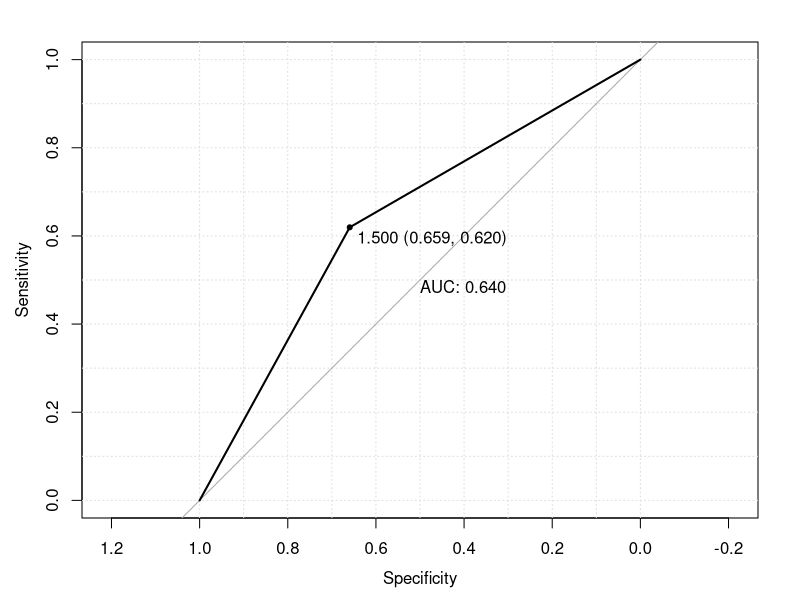
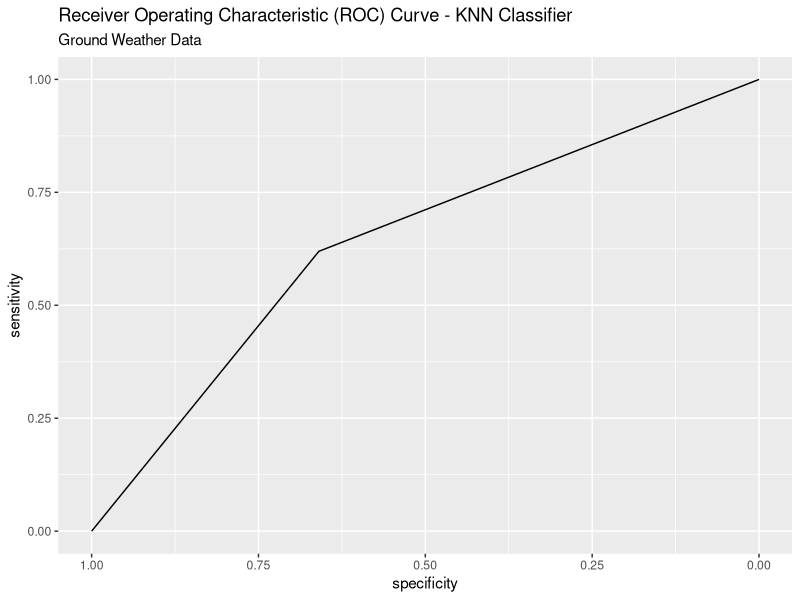

Write R code to recreate these figures, in order.
# Load required library
library(dplyr)
library(tidyr)
library(readr)
library(class)

#-------------------------------------------------------------------------------

# NOTE: Set to your working directory
setwd(dirname(rstudioapi::getSourceEditorContext()$path))
print(paste("Current Working Directory: ", getwd()), sep = "\n")

# Load the dataset
df <- read_csv("ground_weather_preprocessed.csv")

# Split the dataset into predictors (X) and the target variable (y)
target_variable_column <- "image"
X <- select(df, -target_variable_column)
y <- df[[target_variable_column]]

# Perform any additional data preprocessing steps as needed
# For example, scaling/standardizing variables, creating dummy variables, etc.

# Split the dataset into training and testing sets
set.seed(123)  # Set a random seed for reproducibility
train_threshold <- 0.7 # 70% for training
train_indices <- sample(nrow(df), nrow(df) * train_threshold)  
train_data <- df[train_indices, ]
test_data <- df[-train_indices, ]

# Train the KNN classifier model
k <- 3  # Number of nearest neighbors to consider
model <- knn(train_data[, -which(names(train_data) == target_variable_column)],
             test_data[, -which(names(test_data) == target_variable_column)],
             train_data[[target_variable_column]],
             k)

# Evaluate the model
accuracy <- sum(model == test_data[[target_variable_column]]) / nrow(test_data)
print(paste("Accuracy:", accuracy))

#-------------------------------------------------------------------------------
# Load required library
library(pROC)
library(ggplot2)

#-------------------------------------------------------------------------------
# Calculate the confusion matrix
confusion_matrix <- table(model, test_data[[target_variable_column]])
print("Confusion Matrix:")
print(confusion_matrix)

# Calculate True Positive, True Negative, False Positive, and False Negative
tp <- confusion_matrix[2, 2]
tn <- confusion_matrix[1, 1]
fp <- confusion_matrix[1, 2]
fn <- confusion_matrix[2, 1]

# Calculate Sensitivity, Specificity, Precision, and Accuracy
sensitivity <- tp / (tp + fn)
specificity <- tn / (tn + fp)
precision <- tp / (tp + fp)
accuracy <- (tp + tn) / sum(confusion_matrix)

print(paste("Sensitivity:", sensitivity,
            "Specificity:", specificity,
            "Precision:", precision,
            "Accuracy:", accuracy))

# Create ROC curve
roc_data <- roc(test_data[[target_variable_column]], as.numeric(model))
plot(roc_data, print.thres = "best", print.auc = TRUE, grid = TRUE)

# Plot ROC curve
ggroc(roc_data) +
  labs(title = "Receiver Operating Characteristic (ROC) Curve - KNN Classifier",
       subtitle="Ground Weather Data")


#-------------------------------------------------------------------------------
